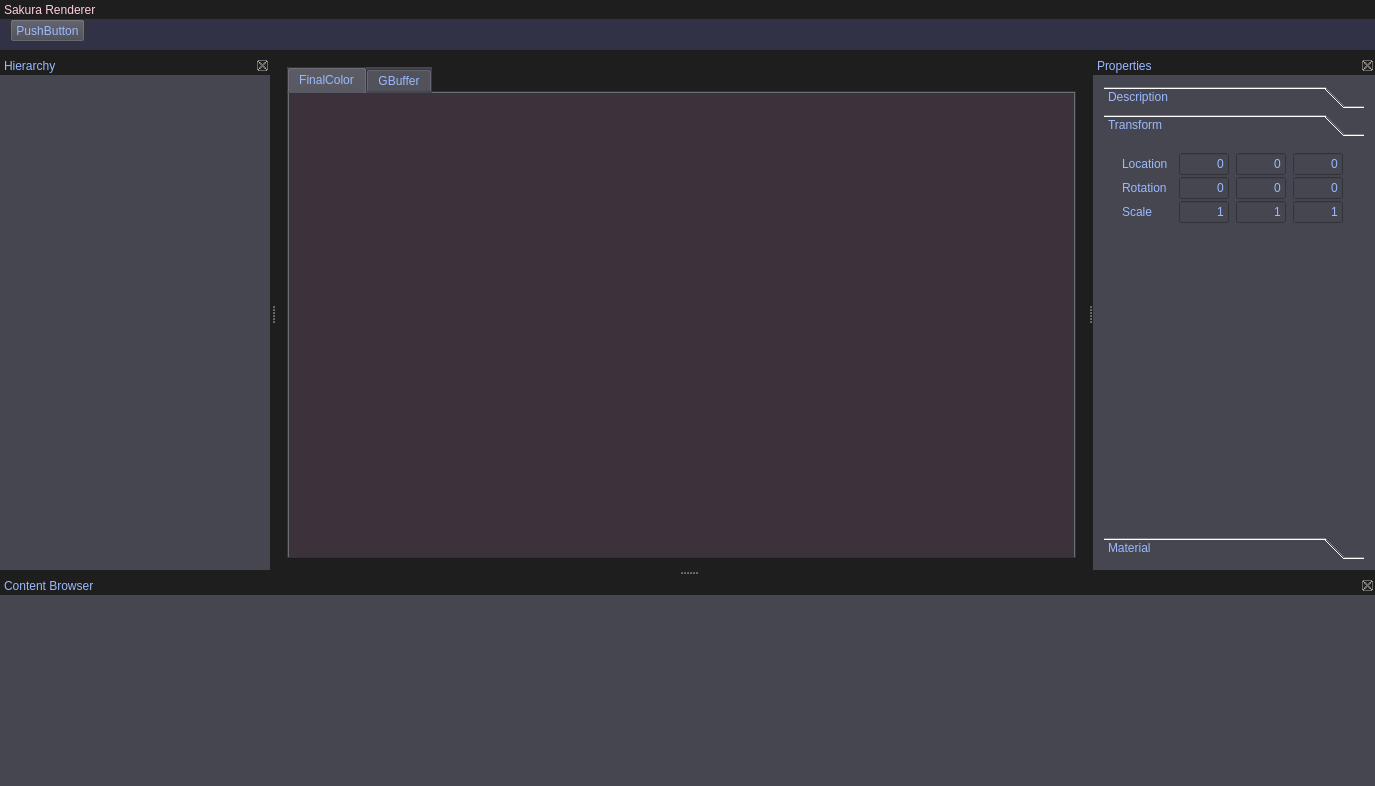
<?xml version="1.0" encoding="UTF-8"?>
<ui version="4.0">
 <class>SakuraRendererClass</class>
 <widget class="QMainWindow" name="SakuraRendererClass">
  <property name="geometry">
   <rect>
    <x>0</x>
    <y>0</y>
    <width>1375</width>
    <height>786</height>
   </rect>
  </property>
  <property name="windowTitle">
   <string>SakuraRenderer</string>
  </property>
  <property name="styleSheet">
   <string notr="true">background-color: rgb(30, 30, 30);
color: rgb(155, 185, 255);
font: 12pt &quot;Bahnschrift Condensed&quot;;</string>
  </property>
  <widget class="QWidget" name="centralWidget">
   <property name="sizePolicy">
    <sizepolicy hsizetype="Preferred" vsizetype="Preferred">
     <horstretch>0</horstretch>
     <verstretch>0</verstretch>
    </sizepolicy>
   </property>
   <property name="minimumSize">
    <size>
     <width>800</width>
     <height>0</height>
    </size>
   </property>
   <property name="maximumSize">
    <size>
     <width>16777215</width>
     <height>16777215</height>
    </size>
   </property>
   <layout class="QVBoxLayout" name="verticalLayout">
    <item>
     <widget class="QTabWidget" name="tabWidget">
      <property name="sizePolicy">
       <sizepolicy hsizetype="Expanding" vsizetype="Expanding">
        <horstretch>0</horstretch>
        <verstretch>0</verstretch>
       </sizepolicy>
      </property>
      <property name="minimumSize">
       <size>
        <width>780</width>
        <height>0</height>
       </size>
      </property>
      <property name="maximumSize">
       <size>
        <width>16777215</width>
        <height>16777215</height>
       </size>
      </property>
      <property name="styleSheet">
       <string notr="true">background-color: rgb(70, 70, 80);
color: rgb(155, 185, 255);
font: 12pt &quot;Bahnschrift Condensed&quot;;</string>
      </property>
      <property name="currentIndex">
       <number>0</number>
      </property>
      <widget class="QWidget" name="FinalColorLabel">
       <property name="sizePolicy">
        <sizepolicy hsizetype="Expanding" vsizetype="Expanding">
         <horstretch>0</horstretch>
         <verstretch>0</verstretch>
        </sizepolicy>
       </property>
       <property name="minimumSize">
        <size>
         <width>780</width>
         <height>0</height>
        </size>
       </property>
       <property name="maximumSize">
        <size>
         <width>16777215</width>
         <height>16777215</height>
        </size>
       </property>
       <attribute name="title">
        <string>FinalColor</string>
       </attribute>
       <layout class="QVBoxLayout" name="verticalLayout_2">
        <property name="spacing">
         <number>63</number>
        </property>
        <property name="leftMargin">
         <number>0</number>
        </property>
        <property name="topMargin">
         <number>0</number>
        </property>
        <property name="rightMargin">
         <number>0</number>
        </property>
        <property name="bottomMargin">
         <number>0</number>
        </property>
        <item>
         <widget class="SakuraMainViewport" name="MainViewport">
          <property name="sizePolicy">
           <sizepolicy hsizetype="Expanding" vsizetype="Expanding">
            <horstretch>0</horstretch>
            <verstretch>0</verstretch>
           </sizepolicy>
          </property>
          <property name="minimumSize">
           <size>
            <width>770</width>
            <height>200</height>
           </size>
          </property>
          <property name="maximumSize">
           <size>
            <width>16777215</width>
            <height>16777215</height>
           </size>
          </property>
          <property name="cursor">
           <cursorShape>ArrowCursor</cursorShape>
          </property>
          <property name="layoutDirection">
           <enum>Qt::LeftToRight</enum>
          </property>
          <property name="autoFillBackground">
           <bool>false</bool>
          </property>
          <property name="styleSheet">
           <string notr="true">background-color: rgb(60, 50, 60);
color: rgb(155, 185, 255);
font: 12pt &quot;Bahnschrift Condensed&quot;;</string>
          </property>
          <property name="frameShape">
           <enum>QFrame::NoFrame</enum>
          </property>
          <property name="frameShadow">
           <enum>QFrame::Sunken</enum>
          </property>
          <property name="lineWidth">
           <number>0</number>
          </property>
          <property name="midLineWidth">
           <number>0</number>
          </property>
         </widget>
        </item>
       </layout>
      </widget>
      <widget class="QWidget" name="GBufferLabel">
       <property name="maximumSize">
        <size>
         <width>16777215</width>
         <height>16777215</height>
        </size>
       </property>
       <property name="styleSheet">
        <string notr="true">background-color: rgb(90, 90, 90);
color: rgb(155, 185, 255);
font: 12pt &quot;Bahnschrift Condensed&quot;;</string>
       </property>
       <attribute name="title">
        <string>GBuffer</string>
       </attribute>
       <layout class="QVBoxLayout" name="verticalLayout_6">
        <property name="leftMargin">
         <number>0</number>
        </property>
        <property name="topMargin">
         <number>0</number>
        </property>
        <property name="rightMargin">
         <number>0</number>
        </property>
        <property name="bottomMargin">
         <number>0</number>
        </property>
        <item>
         <widget class="SakuraGBufferViewport" name="GBufferViewport">
          <property name="sizePolicy">
           <sizepolicy hsizetype="Expanding" vsizetype="Expanding">
            <horstretch>0</horstretch>
            <verstretch>0</verstretch>
           </sizepolicy>
          </property>
          <property name="frameShape">
           <enum>QFrame::StyledPanel</enum>
          </property>
          <property name="frameShadow">
           <enum>QFrame::Raised</enum>
          </property>
         </widget>
        </item>
       </layout>
      </widget>
     </widget>
    </item>
   </layout>
  </widget>
  <widget class="QDockWidget" name="TopDock">
   <property name="sizePolicy">
    <sizepolicy hsizetype="Preferred" vsizetype="Preferred">
     <horstretch>0</horstretch>
     <verstretch>0</verstretch>
    </sizepolicy>
   </property>
   <property name="minimumSize">
    <size>
     <width>834</width>
     <height>50</height>
    </size>
   </property>
   <property name="maximumSize">
    <size>
     <width>524287</width>
     <height>50</height>
    </size>
   </property>
   <property name="acceptDrops">
    <bool>true</bool>
   </property>
   <property name="styleSheet">
    <string notr="true">background-color: rgb(50, 50, 70);
color: rgb(255, 205, 225);
font: 9pt &quot;Adobe Gothic Std B&quot;;</string>
   </property>
   <property name="features">
    <set>QDockWidget::NoDockWidgetFeatures</set>
   </property>
   <property name="allowedAreas">
    <set>Qt::TopDockWidgetArea</set>
   </property>
   <property name="windowTitle">
    <string>Sakura Renderer</string>
   </property>
   <attribute name="dockWidgetArea">
    <number>4</number>
   </attribute>
   <widget class="QWidget" name="dockWidgetContents_5">
    <property name="styleSheet">
     <string notr="true">background-color: rgb(50, 50, 70);
color: rgb(205, 205, 205);
font: 9pt &quot;Adobe Gothic Std B&quot;;</string>
    </property>
    <widget class="QPushButton" name="pushButton">
     <property name="geometry">
      <rect>
       <x>10</x>
       <y>0</y>
       <width>75</width>
       <height>23</height>
      </rect>
     </property>
     <property name="sizePolicy">
      <sizepolicy hsizetype="Minimum" vsizetype="Fixed">
       <horstretch>0</horstretch>
       <verstretch>0</verstretch>
      </sizepolicy>
     </property>
     <property name="styleSheet">
      <string notr="true">background-color: rgb(70, 70, 80);
color: rgb(155, 185, 255);
font: 11pt &quot;Bahnschrift Light SemiCondensed&quot;;</string>
     </property>
     <property name="text">
      <string>PushButton</string>
     </property>
    </widget>
   </widget>
  </widget>
  <widget class="QDockWidget" name="PropertiesDock">
   <property name="sizePolicy">
    <sizepolicy hsizetype="Minimum" vsizetype="Minimum">
     <horstretch>0</horstretch>
     <verstretch>0</verstretch>
    </sizepolicy>
   </property>
   <property name="minimumSize">
    <size>
     <width>280</width>
     <height>400</height>
    </size>
   </property>
   <property name="styleSheet">
    <string notr="true">background-color: rgb(70, 70, 80);
color: rgb(155, 185, 255);
font: 12pt &quot;Bahnschrift Condensed&quot;;</string>
   </property>
   <property name="features">
    <set>QDockWidget::DockWidgetClosable|QDockWidget::DockWidgetMovable</set>
   </property>
   <property name="windowTitle">
    <string>Properties</string>
   </property>
   <attribute name="dockWidgetArea">
    <number>2</number>
   </attribute>
   <widget class="QWidget" name="PropertiesWidget">
    <property name="sizePolicy">
     <sizepolicy hsizetype="Minimum" vsizetype="Preferred">
      <horstretch>0</horstretch>
      <verstretch>0</verstretch>
     </sizepolicy>
    </property>
    <property name="minimumSize">
     <size>
      <width>280</width>
      <height>0</height>
     </size>
    </property>
    <layout class="QVBoxLayout" name="verticalLayout_3">
     <item>
      <widget class="QToolBox" name="PropertiesToolBox">
       <property name="sizePolicy">
        <sizepolicy hsizetype="Minimum" vsizetype="Preferred">
         <horstretch>0</horstretch>
         <verstretch>0</verstretch>
        </sizepolicy>
       </property>
       <property name="minimumSize">
        <size>
         <width>260</width>
         <height>0</height>
        </size>
       </property>
       <property name="currentIndex">
        <number>1</number>
       </property>
       <widget class="QWidget" name="DescriptionPage">
        <property name="geometry">
         <rect>
          <x>0</x>
          <y>0</y>
          <width>262</width>
          <height>374</height>
         </rect>
        </property>
        <property name="sizePolicy">
         <sizepolicy hsizetype="Minimum" vsizetype="Preferred">
          <horstretch>0</horstretch>
          <verstretch>0</verstretch>
         </sizepolicy>
        </property>
        <property name="minimumSize">
         <size>
          <width>260</width>
          <height>0</height>
         </size>
        </property>
        <attribute name="label">
         <string>Description</string>
        </attribute>
        <layout class="QVBoxLayout" name="verticalLayout_5">
         <item>
          <layout class="QGridLayout" name="gridLayout_2">
           <item row="0" column="1">
            <widget class="QLabel" name="label_5">
             <property name="sizePolicy">
              <sizepolicy hsizetype="Expanding" vsizetype="Preferred">
               <horstretch>0</horstretch>
               <verstretch>0</verstretch>
              </sizepolicy>
             </property>
             <property name="text">
              <string>ItemName</string>
             </property>
             <property name="scaledContents">
              <bool>false</bool>
             </property>
             <property name="alignment">
              <set>Qt::AlignRight|Qt::AlignTrailing|Qt::AlignVCenter</set>
             </property>
            </widget>
           </item>
           <item row="0" column="0">
            <widget class="QLabel" name="label_4">
             <property name="sizePolicy">
              <sizepolicy hsizetype="Minimum" vsizetype="Preferred">
               <horstretch>0</horstretch>
               <verstretch>0</verstretch>
              </sizepolicy>
             </property>
             <property name="minimumSize">
              <size>
               <width>50</width>
               <height>0</height>
              </size>
             </property>
             <property name="text">
              <string>Name</string>
             </property>
            </widget>
           </item>
          </layout>
         </item>
         <item>
          <spacer name="verticalSpacer_2">
           <property name="orientation">
            <enum>Qt::Vertical</enum>
           </property>
           <property name="sizeHint" stdset="0">
            <size>
             <width>20</width>
             <height>40</height>
            </size>
           </property>
          </spacer>
         </item>
        </layout>
       </widget>
       <widget class="QWidget" name="TransormPage">
        <property name="geometry">
         <rect>
          <x>0</x>
          <y>0</y>
          <width>262</width>
          <height>374</height>
         </rect>
        </property>
        <property name="sizePolicy">
         <sizepolicy hsizetype="Minimum" vsizetype="Preferred">
          <horstretch>0</horstretch>
          <verstretch>0</verstretch>
         </sizepolicy>
        </property>
        <property name="minimumSize">
         <size>
          <width>260</width>
          <height>0</height>
         </size>
        </property>
        <attribute name="label">
         <string>Transform</string>
        </attribute>
        <layout class="QVBoxLayout" name="verticalLayout_4">
         <item>
          <layout class="QGridLayout" name="gridLayout">
           <property name="horizontalSpacing">
            <number>0</number>
           </property>
           <property name="verticalSpacing">
            <number>2</number>
           </property>
           <item row="0" column="2">
            <widget class="QLineEdit" name="LocationY">
             <property name="sizePolicy">
              <sizepolicy hsizetype="Ignored" vsizetype="Fixed">
               <horstretch>0</horstretch>
               <verstretch>0</verstretch>
              </sizepolicy>
             </property>
             <property name="text">
              <string>0</string>
             </property>
             <property name="alignment">
              <set>Qt::AlignRight|Qt::AlignTrailing|Qt::AlignVCenter</set>
             </property>
            </widget>
           </item>
           <item row="1" column="3">
            <widget class="QLineEdit" name="RotationZ">
             <property name="sizePolicy">
              <sizepolicy hsizetype="Ignored" vsizetype="Fixed">
               <horstretch>0</horstretch>
               <verstretch>0</verstretch>
              </sizepolicy>
             </property>
             <property name="text">
              <string>0</string>
             </property>
             <property name="alignment">
              <set>Qt::AlignRight|Qt::AlignTrailing|Qt::AlignVCenter</set>
             </property>
            </widget>
           </item>
           <item row="0" column="3">
            <widget class="QLineEdit" name="LocationZ">
             <property name="sizePolicy">
              <sizepolicy hsizetype="Ignored" vsizetype="Fixed">
               <horstretch>0</horstretch>
               <verstretch>0</verstretch>
              </sizepolicy>
             </property>
             <property name="text">
              <string>0</string>
             </property>
             <property name="alignment">
              <set>Qt::AlignRight|Qt::AlignTrailing|Qt::AlignVCenter</set>
             </property>
            </widget>
           </item>
           <item row="2" column="1">
            <widget class="QLineEdit" name="ScaleX">
             <property name="sizePolicy">
              <sizepolicy hsizetype="Maximum" vsizetype="Fixed">
               <horstretch>0</horstretch>
               <verstretch>0</verstretch>
              </sizepolicy>
             </property>
             <property name="minimumSize">
              <size>
               <width>50</width>
               <height>0</height>
              </size>
             </property>
             <property name="maximumSize">
              <size>
               <width>50</width>
               <height>16777215</height>
              </size>
             </property>
             <property name="text">
              <string>1</string>
             </property>
             <property name="alignment">
              <set>Qt::AlignRight|Qt::AlignTrailing|Qt::AlignVCenter</set>
             </property>
            </widget>
           </item>
           <item row="0" column="0">
            <widget class="QLabel" name="label">
             <property name="sizePolicy">
              <sizepolicy hsizetype="Minimum" vsizetype="Minimum">
               <horstretch>0</horstretch>
               <verstretch>0</verstretch>
              </sizepolicy>
             </property>
             <property name="text">
              <string>Location</string>
             </property>
            </widget>
           </item>
           <item row="1" column="1">
            <widget class="QLineEdit" name="RotationX">
             <property name="sizePolicy">
              <sizepolicy hsizetype="Ignored" vsizetype="Fixed">
               <horstretch>0</horstretch>
               <verstretch>0</verstretch>
              </sizepolicy>
             </property>
             <property name="text">
              <string>0</string>
             </property>
             <property name="alignment">
              <set>Qt::AlignRight|Qt::AlignTrailing|Qt::AlignVCenter</set>
             </property>
            </widget>
           </item>
           <item row="1" column="2">
            <widget class="QLineEdit" name="RotationY">
             <property name="sizePolicy">
              <sizepolicy hsizetype="Ignored" vsizetype="Fixed">
               <horstretch>0</horstretch>
               <verstretch>0</verstretch>
              </sizepolicy>
             </property>
             <property name="text">
              <string>0</string>
             </property>
             <property name="alignment">
              <set>Qt::AlignRight|Qt::AlignTrailing|Qt::AlignVCenter</set>
             </property>
            </widget>
           </item>
           <item row="2" column="2">
            <widget class="QLineEdit" name="ScaleY">
             <property name="sizePolicy">
              <sizepolicy hsizetype="Maximum" vsizetype="Fixed">
               <horstretch>0</horstretch>
               <verstretch>0</verstretch>
              </sizepolicy>
             </property>
             <property name="minimumSize">
              <size>
               <width>50</width>
               <height>0</height>
              </size>
             </property>
             <property name="maximumSize">
              <size>
               <width>50</width>
               <height>16777215</height>
              </size>
             </property>
             <property name="text">
              <string>1</string>
             </property>
             <property name="alignment">
              <set>Qt::AlignRight|Qt::AlignTrailing|Qt::AlignVCenter</set>
             </property>
            </widget>
           </item>
           <item row="2" column="0">
            <widget class="QLabel" name="label_3">
             <property name="sizePolicy">
              <sizepolicy hsizetype="Maximum" vsizetype="Preferred">
               <horstretch>50</horstretch>
               <verstretch>0</verstretch>
              </sizepolicy>
             </property>
             <property name="minimumSize">
              <size>
               <width>50</width>
               <height>0</height>
              </size>
             </property>
             <property name="text">
              <string>Scale</string>
             </property>
            </widget>
           </item>
           <item row="1" column="0">
            <widget class="QLabel" name="label_2">
             <property name="text">
              <string>Rotation</string>
             </property>
            </widget>
           </item>
           <item row="2" column="3">
            <widget class="QLineEdit" name="ScaleZ">
             <property name="sizePolicy">
              <sizepolicy hsizetype="Maximum" vsizetype="Fixed">
               <horstretch>0</horstretch>
               <verstretch>0</verstretch>
              </sizepolicy>
             </property>
             <property name="minimumSize">
              <size>
               <width>50</width>
               <height>0</height>
              </size>
             </property>
             <property name="maximumSize">
              <size>
               <width>50</width>
               <height>16777215</height>
              </size>
             </property>
             <property name="text">
              <string>1</string>
             </property>
             <property name="alignment">
              <set>Qt::AlignRight|Qt::AlignTrailing|Qt::AlignVCenter</set>
             </property>
            </widget>
           </item>
           <item row="0" column="1">
            <widget class="QLineEdit" name="LocationX">
             <property name="sizePolicy">
              <sizepolicy hsizetype="Ignored" vsizetype="Fixed">
               <horstretch>0</horstretch>
               <verstretch>0</verstretch>
              </sizepolicy>
             </property>
             <property name="minimumSize">
              <size>
               <width>20</width>
               <height>0</height>
              </size>
             </property>
             <property name="text">
              <string>0</string>
             </property>
             <property name="alignment">
              <set>Qt::AlignRight|Qt::AlignTrailing|Qt::AlignVCenter</set>
             </property>
            </widget>
           </item>
          </layout>
         </item>
         <item>
          <spacer name="verticalSpacer">
           <property name="orientation">
            <enum>Qt::Vertical</enum>
           </property>
           <property name="sizeHint" stdset="0">
            <size>
             <width>20</width>
             <height>40</height>
            </size>
           </property>
          </spacer>
         </item>
        </layout>
       </widget>
       <widget class="QWidget" name="MaterialPage">
        <property name="geometry">
         <rect>
          <x>0</x>
          <y>0</y>
          <width>262</width>
          <height>374</height>
         </rect>
        </property>
        <property name="sizePolicy">
         <sizepolicy hsizetype="Minimum" vsizetype="Preferred">
          <horstretch>0</horstretch>
          <verstretch>0</verstretch>
         </sizepolicy>
        </property>
        <property name="minimumSize">
         <size>
          <width>260</width>
          <height>0</height>
         </size>
        </property>
        <attribute name="label">
         <string>Material</string>
        </attribute>
       </widget>
      </widget>
     </item>
    </layout>
   </widget>
  </widget>
  <widget class="QDockWidget" name="ContentDock">
   <property name="minimumSize">
    <size>
     <width>61</width>
     <height>210</height>
    </size>
   </property>
   <property name="styleSheet">
    <string notr="true">background-color: rgb(70, 70, 80);
color: rgb(155, 185, 255);
font: 12pt &quot;Bahnschrift Condensed&quot;;</string>
   </property>
   <property name="features">
    <set>QDockWidget::DockWidgetClosable|QDockWidget::DockWidgetMovable</set>
   </property>
   <property name="windowTitle">
    <string>Content Browser</string>
   </property>
   <attribute name="dockWidgetArea">
    <number>8</number>
   </attribute>
   <widget class="QWidget" name="ContentWidget_2"/>
  </widget>
  <widget class="QDockWidget" name="HierarchyDock">
   <property name="minimumSize">
    <size>
     <width>270</width>
     <height>43</height>
    </size>
   </property>
   <property name="styleSheet">
    <string notr="true">background-color: rgb(70, 70, 80);
color: rgb(155, 185, 255);
font: 12pt &quot;Bahnschrift Condensed&quot;;</string>
   </property>
   <property name="features">
    <set>QDockWidget::DockWidgetClosable|QDockWidget::DockWidgetMovable</set>
   </property>
   <property name="windowTitle">
    <string>Hierarchy</string>
   </property>
   <attribute name="dockWidgetArea">
    <number>1</number>
   </attribute>
   <widget class="QWidget" name="dockWidgetContents"/>
  </widget>
 </widget>
 <layoutdefault spacing="6" margin="11"/>
 <customwidgets>
  <customwidget>
   <class>SakuraMainViewport</class>
   <extends>QFrame</extends>
   <header location="global">SakuraMainViewport.h</header>
   <container>1</container>
  </customwidget>
  <customwidget>
   <class>SakuraGBufferViewport</class>
   <extends>QFrame</extends>
   <header location="global">SakuraGBufferViewport.h</header>
   <container>1</container>
  </customwidget>
 </customwidgets>
 <resources/>
 <connections/>
</ui>
